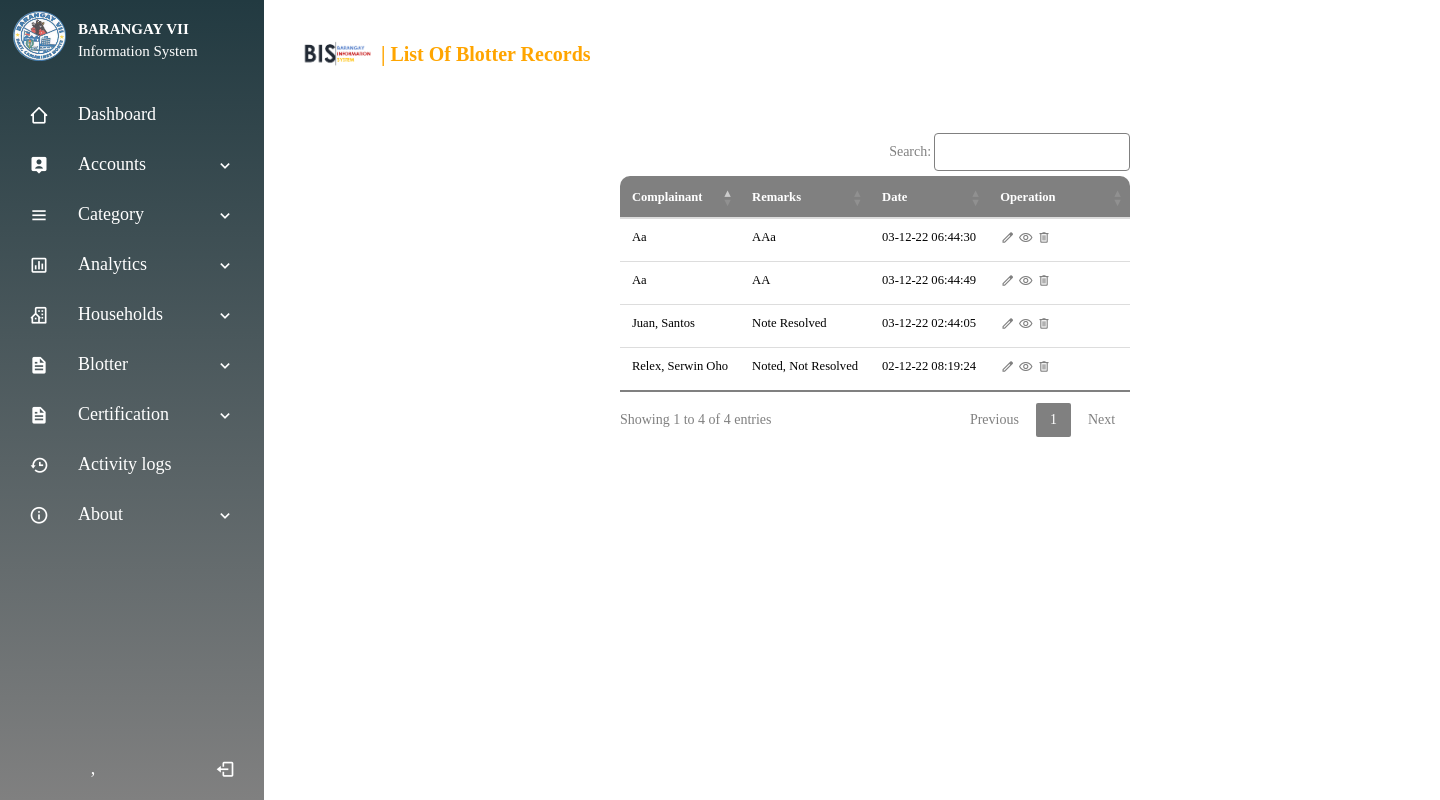
The page /blotter.php on the database its author committed.
### tables this page shows
CREATE TABLE `blotter` (
  `id` int(10) NOT NULL,
  `complainant` varchar(50) NOT NULL,
  `complainto` varchar(50) NOT NULL,
  `statement` varchar(9000) NOT NULL,
  `remarks` varchar(50) NOT NULL,
  `date` varchar(50) NOT NULL
);

### blotter.php (the view, shortened to what this page needs)
<!DOCTYPE html>
<html lang="en">
<head>
    <link rel="stylesheet" href="css/useraccount.css">
    <link rel="stylesheet" href="css/allmaster.css">
    <link rel="stylesheet" href="css/font.css">
        <link href="bootstrap/css/bootstrap.min.css" rel="stylesheet">
        <link href="bootstrap/css/dataTables.bootstrap.css" rel="stylesheet">
        <link href="bootstrap/css/dataTables.responsive.css" rel="stylesheet">
     <link rel="stylesheet" href="css/datatable.css">
     <link rel="stylesheet" href="css/datatablebutton.css">
     <link rel="stylesheet" href="css/qrscanner.css">
        <link rel="stylesheet" href="https://maxcdn.bootstrapcdn.com/bootstrap/3.4.1/css/bootstrap.min.css">
</head>
<body>
    <?php include 'navigation.php' ?>
    <section class="home-section">
    <div class="container">
        <div class="navbar">
            <img src="css/images/SystemLogo.png" class="logo"> <h3> | List of Blotter Records</h3>
                <navList>
                    <ulist id="menuList">
                    </ulist>
                </navList>
        </div>
        <div class="row">
            <div class="col-2">
                    <table width="100%" class="table" id="dataTables-example">
                    <thead>
                        <tr>
                            <th>Complainant</th>
                            <th>Remarks</th>
                            <th>date</th>
                            <th>Operation</th>
                        </tr>
                    </thead>
                    <tbody>
                    <?php
                        $mysqli = NEW MySQLi('localhost','root','','bis');
                        $resultSet = $mysqli->query("SELECT * FROM blotter");
                            while($row = mysqli_fetch_assoc($resultSet)) {
                    ?>
                                <tr>
                                    <td><?php echo $row['complainant']; ?></td>
                                    <td><?php echo $row['remarks']; ?></td>
                                    <td><?php echo $row['date']; ?></td>
                                    <td><span class="material-symbols-outlined operation">edit</span>
                                    <a href="viewblotter.php?id=<?php echo $row['id']; ?>"><span class="material-symbols-outlined operation">visibility</span></a>
                                    <span class="material-symbols-outlined operation">delete</span>
                                    </td>
                                </tr>
                            <?php } ?>
                    </tbody>
                </table>
            </div>
        </div>
    </div>
</section>
</body>
</html>

### css/useraccount.css (style rules this page uses)
body { margin: 0; padding: 0; font-family: outfit; box-sizing: border-box; }
.container { width: 100%; min-height: 100vh; padding-left: 5%; padding-right: 5%; box-sizing: border-box; overflow:hidden; }
.navbar { width: 100%; display: flex; align-items: center; }
.navbar h3 { font-size: 20px; color:orange; font-weight: bold; margin: 10px 0 5px; text-transform: capitalize; text-align: left; margin-bottom: 15px; }
.logo { width: 100px; cursor: pointer; margin: 30px 0; }
navList { flex: 1; text-align: right; background: none; }
.row { display: flex; justify-content: space-between; align-items: center; margin: 0px 0; }
.col-2 { flex-basis: 60%; position: relative; flex-basis: none; display: flex; align-items: center; justify-content: center; margin-right: 150px; margin-left: 200px; }
.container .table { border-collapse: collapse; margin: 25px 0; font-size: 0.9em; min-width: 400px; border-radius: 10px 10px 0 0; overflow: hidden; background: #ffffff; color: black; font-family: outfit; border: none; text-transform: capitalize; }
.container .table thead tr { background: linear-gradient(135deg, grey, grey); color: #FFFF; border-top: 3px solid grey; }
.container .table th, .container .table td { padding: 10px 12px; text-transform: capitalize; }
.container .table tbody tr:last-of-type { border-bottom: 3px solid grey; }
.container .operation { color: grey; font-size: 15px; align-items: center; justify-content: center; text-align: center; margin-top: 1px; }

### css/allmaster.css (style rules this page uses)
.container { animation: transitionIn 0.85s; }

### css/cssNav/style.css (style rules this page uses)
* { margin: 0; padding: 0; box-sizing: border-box; font-family: Outfit; }
.home-section { position: relative; height: 100vh; left: 260px; width: calc(100% - 260px); transition: all 0.5s ease; }

### rows shown on the page
blotter: complainant "Relex, Serwin Oho", remarks "Noted, Not Resolved", date "02-12-22 08:19:24"
blotter: complainant "Juan, Santos", remarks "Note Resolved", date "03-12-22 02:44:05"
blotter: complainant "Aa", remarks "AAa", date "03-12-22 06:44:30"
blotter: complainant "Aa", remarks "AA", date "03-12-22 06:44:49"
